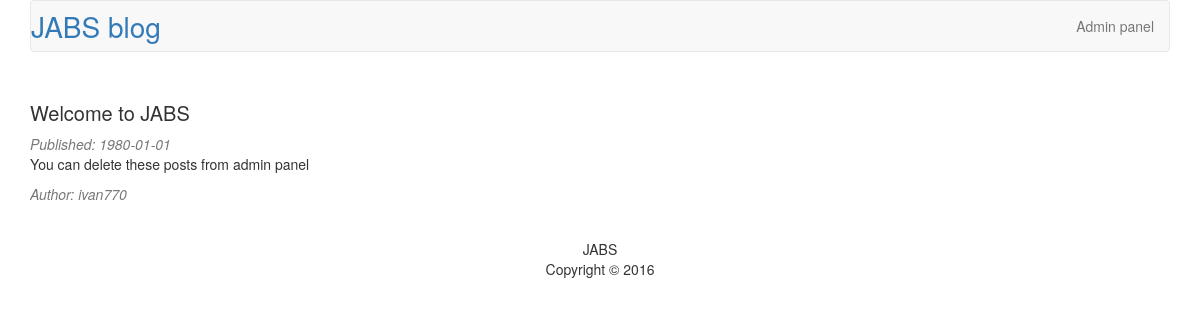
/article.php?id=7, run on the app's committed database.
### tables this page shows
CREATE TABLE `articles` (
  `id` int(11) NOT NULL,
  `title` varchar(255) NOT NULL,
  `content` text NOT NULL,
  `date` date NOT NULL,
  `author` varchar(255) NOT NULL
);

### article.php (called while the page is built)
<?php
    require_once("database.php");
    require_once("models/articles.php");
    $link = db_connect();
    $article = article_get($link, $_GET['id']);
    include("views/article.php");
?>

### config.php (called while the page is built)
<?php
$config[0] = "JABS blog";
?>

### models/articles.php (called while the page is built, shortened)
<?php
    function article_get($link, $id_article){
        $query = sprintf("SELECT * FROM articles WHERE id=%d", (int)$id_article);
        $result = mysqli_query($link, $query);
        $article = mysqli_fetch_assoc($result);
        return $article;
    }
?>

### views/article.php (the view, shortened to what this page needs)
<!DOCTYPE html>
<hmtl>
    <head>
        <link rel="stylesheet" href="style.css">
        <link rel="stylesheet" href="https://maxcdn.bootstrapcdn.com/bootstrap/3.3.6/css/bootstrap.min.css">
    </head>
    <body>
        <div class="container">
            <nav class="navbar navbar-default">
                <div class="container-fluid">
                    <div class="navbar-header">
                        <a id="blog" class="navbar-brand" href="index.php"><?php $path = "../config.php"; include "$path"; $nameOfBlog = $config[0]; echo $nameOfBlog; ?></a>
                    </div>
                    <ul class="nav navbar-nav navbar-right">
                        <li><a href="admin">Admin panel</a></li>
                    </ul>
                </div>
            </nav>
            <div class="article">
                <h3><?=$article['title']?></h3>
                <em>Published: <?=$article['date']?></em>
                <p><?=$article['content']?></p>
                <em>Author: <?=$article['author']?></em>
            </div>
            <footer>
                <p>
                    JABS<br>Copyright &copy; 2016
                </p>
            </footer>
        </div>
    </body>
</hmtl>

### style.css (style rules this page uses)
footer { text-align: center; }
.article { margin-top: 30px; margin-bottom: 35px; overflow: hidden; }
.article em { color: rgb(119, 119, 119); }
.article h3 { font-size: 20px; }
#blog { color: rgb(51, 122, 183); font-size: 28px; padding-left: 0px; }

### data on the page
articles: title "Welcome to JABS", date "1980-01-01", content "You can delete these posts from admin panel", author "ivan770"

### other printed values
$nameOfBlog "JABS blog"
